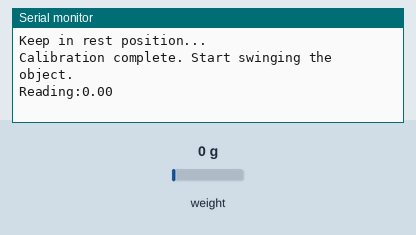
Recording of a sketch running on a simulated Arduino Uno, built with avr-gcc and run on an emulated ATmega328P. On the bench: the last lines printed to the serial monitor. Inputs (shaded band) come from the test bench; at power-on: weight on the scale 0 g.

Above: at 6.2 s.
6.3 s: weight on the scale set to 100 g
At 7.6 s:
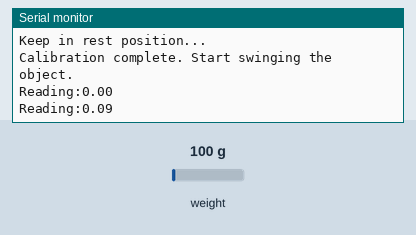
7.8 s: weight on the scale set to 1250 g
At 9.1 s:
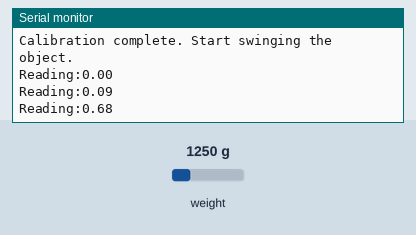
Timing chart, 0 to 10.8 s (numbered marks = the images above; inputs shaded):
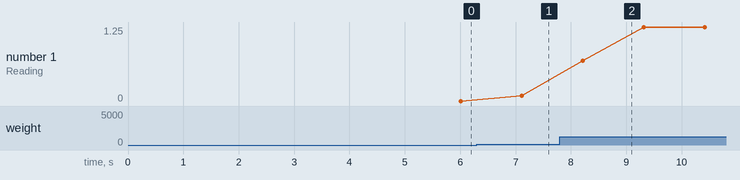

Measured:
- after the input at 6.3 s, the serial monitor: prints a new line after 0.81 s (image 1)
- after the input at 7.8 s, the serial monitor: prints a new line after 0.41 s (image 2)
- plotted number 1: 0 → 0.09 after the input at 6.3 s, 0.09 → 1.25 after the input at 7.8 s

The sketch:

HX711_strain_gauge.ino
```cpp
#include "HX711.h"

const int LOADCELL_DOUT_PIN = 2;
const int LOADCELL_SCK_PIN = 3;

HX711 scale;

const int SAMPLES = 10;
const long TIMEOUT = 1000;

float calibration_factor = 7000; // Adjust as needed

float rest_reading = 0;

void setup() {
  Serial.begin(115200);

  scale.begin(LOADCELL_DOUT_PIN, LOADCELL_SCK_PIN);

  if (scale.wait_ready_timeout(TIMEOUT)) {
    Serial.println("Keep in rest position...");
    scale.set_scale(calibration_factor);
    scale.tare();
    delay(3000);
    rest_reading = getAverageReading();

    Serial.println("Calibration complete. Start swinging the object.");

  } else {
    Serial.println("HX711 not found. Check wiring!");
    while (1);
  }
}

void loop() {
  if (scale.wait_ready_timeout(TIMEOUT)) {
    float reading = getAverageReading();

    // Output for Serial Plotter
    Serial.print("Reading:");
    Serial.print(reading);
    Serial.println();
  }

  delay(100);  // Short delay for smoother plotting
}

float getAverageReading() {
  float sum = 0;
  for (int i = 0; i < SAMPLES; i++) {
    sum += scale.get_units();
  }
  return sum / SAMPLES;
}
```
